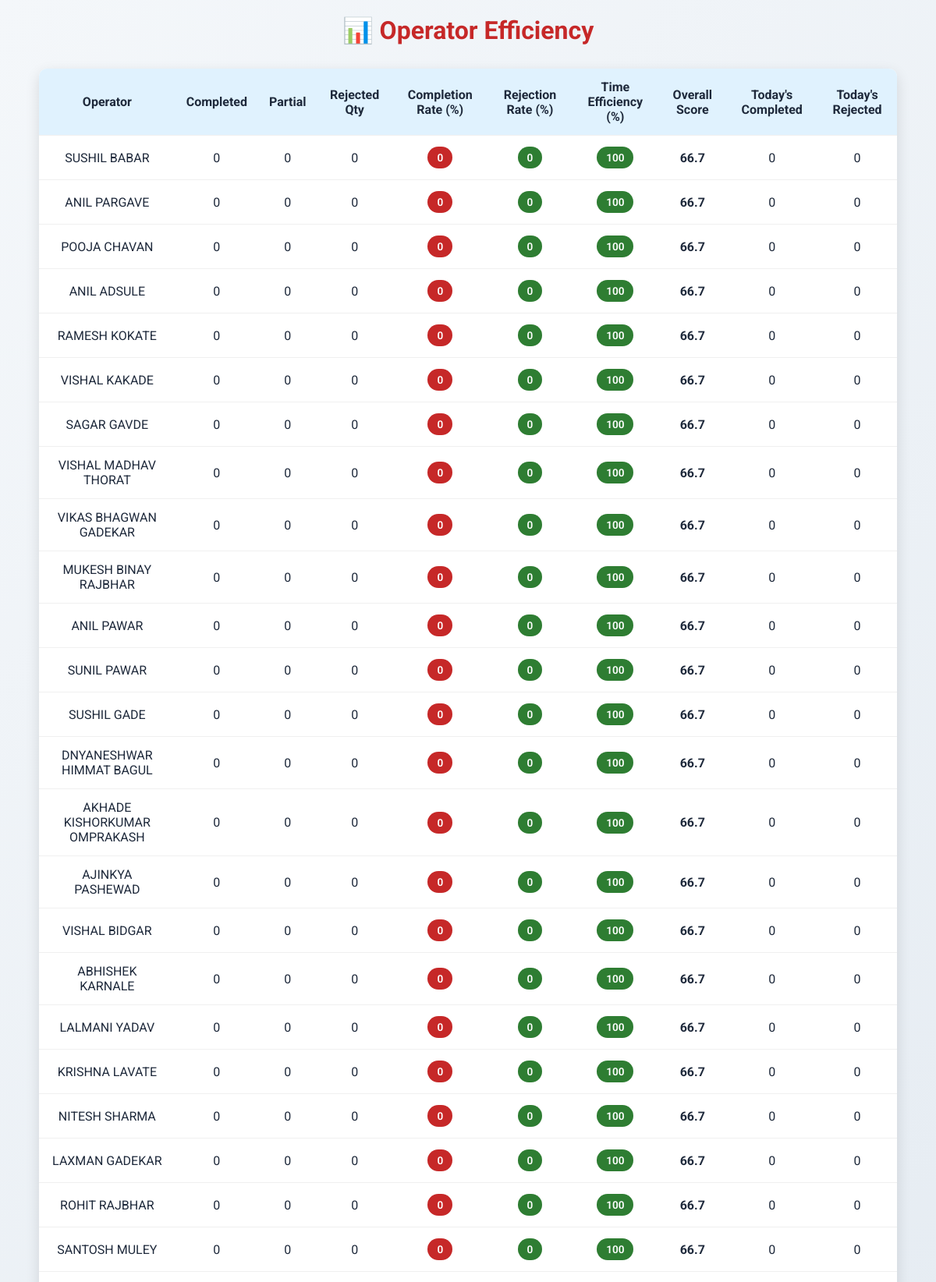
The app's page /operator_efficiency (upper part) with its own data.
### app.py (models this page shows)
class User(db.Model):
    id = db.Column(db.Integer, primary_key=True)
    username = db.Column(db.String(50), unique=True, nullable=False)
    pin = db.Column(db.String(6), default="000000")
    role = db.Column(db.String(20))  # operator, manager, master
    must_change_pin = db.Column(db.Boolean, default=True)

### app.py (the view)
@app.route('/operator_efficiency')
def operator_efficiency():
    operator_efficiency = get_operator_efficiency()
    return render_template('operator_efficiency.html', operator_efficiency=operator_efficiency)

### templates/operator_efficiency.html (shortened to what this page needs)
<!DOCTYPE html>
<html lang="en">
<head>
</head>
<body>
    <h2>📊 Operator Efficiency</h2>
    <div class="table-wrapper">
        <table>
            <tr>
                <th>Operator</th>
                <th>Completed</th>
                <th>Partial</th>
                <th>Rejected Qty</th>
                <th>Completion Rate (%)</th>
                <th>Rejection Rate (%)</th>
                <th>Time Efficiency (%)</th>
                <th>Overall Score</th>
                <th>Today's Completed</th>
                <th>Today's Rejected</th>
            </tr>
            {% for op in operator_efficiency %}
            <tr>
                <td>{{ op.operator }}</td>
                <td>{{ op.completed }}</td>
                <td>{{ op.partial }}</td>
                <td>{{ op.rejected_qty }}</td>
                <td>
                    {% if op.completion_rate >= 90 %}
                        <span class="badge badge-green">{{ op.completion_rate }}</span>
                    {% elif op.completion_rate >= 70 %}
                        <span class="badge badge-yellow">{{ op.completion_rate }}</span>
                    {% else %}
                        <span class="badge badge-red">{{ op.completion_rate }}</span>
                    {% endif %}
                </td>
                <td>
                    {% if op.rejection_rate <= 5 %}
                        <span class="badge badge-green">{{ op.rejection_rate }}</span>
                    {% elif op.rejection_rate <= 15 %}
                        <span class="badge badge-yellow">{{ op.rejection_rate }}</span>
                    {% else %}
                        <span class="badge badge-red">{{ op.rejection_rate }}</span>
                    {% endif %}
                </td>
                <td>
                    {% if op.time_efficiency >= 90 %}
                        <span class="badge badge-green">{{ op.time_efficiency }}</span>
                    {% elif op.time_efficiency >= 70 %}
                        <span class="badge badge-yellow">{{ op.time_efficiency }}</span>
                    {% else %}
                        <span class="badge badge-red">{{ op.time_efficiency }}</span>
                    {% endif %}
                </td>
                <td><b>{{ op.overall_score }}</b></td>
                <td>{{ op.daily_completed }}</td>
                <td>{{ op.daily_rejected }}</td>
            </tr>
            {% endfor %}
        </table>
    </div>
</body>
</html>

### templates/operator_efficiency.html (style rules this page uses)
body { font-family: 'Roboto', Arial, sans-serif; background: linear-gradient(135deg, #f4f7fa 0%, #e3eaf1 100%); margin: 0; color: #1e293b; text-align: center; }
h2 { margin: 20px 0; color: #c62828; font-size: 2em; }
.table-wrapper { max-width: 1100px; margin: 0 auto 40px; padding: 10px; }
table { width: 100%; border-collapse: collapse; background: #fff; border-radius: 10px; box-shadow: 0 6px 18px rgba(0,0,0,0.12); overflow: hidden; }
th, td { padding: 14px; border-bottom: 1px solid #f0f0f0; text-align: center; font-size: 1em; }
th { background: #e0f2fe; color: #1e293b; font-weight: 700; }
.badge { padding: 6px 12px; border-radius: 20px; font-weight: 600; font-size: 0.85em; display: inline-block; color: #fff; }
.badge-green { background: #2e7d32; }
.badge-red { background: #c62828; }

### records on screen
User: operator "SUSHIL BABAR", completed "0", partial "0", rejected_qty "0", completion_rate "0", rejection_rate "0", time_efficiency "100", overall_score "66.7", daily_completed "0", daily_rejected "0"
User: operator "ANIL PARGAVE", completed "0", partial "0", rejected_qty "0", completion_rate "0", rejection_rate "0", time_efficiency "100", overall_score "66.7", daily_completed "0", daily_rejected "0"
User: operator "POOJA CHAVAN", completed "0", partial "0", rejected_qty "0", completion_rate "0", rejection_rate "0", time_efficiency "100", overall_score "66.7", daily_completed "0", daily_rejected "0"
User: operator "ANIL ADSULE", completed "0", partial "0", rejected_qty "0", completion_rate "0", rejection_rate "0", time_efficiency "100", overall_score "66.7", daily_completed "0", daily_rejected "0"
User: operator "RAMESH KOKATE", completed "0", partial "0", rejected_qty "0", completion_rate "0", rejection_rate "0", time_efficiency "100", overall_score "66.7", daily_completed "0", daily_rejected "0"
User: operator "VISHAL KAKADE", completed "0", partial "0", rejected_qty "0", completion_rate "0", rejection_rate "0", time_efficiency "100", overall_score "66.7", daily_completed "0", daily_rejected "0"
User: operator "SAGAR GAVDE", completed "0", partial "0", rejected_qty "0", completion_rate "0", rejection_rate "0", time_efficiency "100", overall_score "66.7", daily_completed "0", daily_rejected "0"
User: operator "VISHAL MADHAV THORAT", completed "0", partial "0", rejected_qty "0", completion_rate "0", rejection_rate "0", time_efficiency "100", overall_score "66.7", daily_completed "0", daily_rejected "0"
User: operator "VIKAS BHAGWAN GADEKAR", completed "0", partial "0", rejected_qty "0", completion_rate "0", rejection_rate "0", time_efficiency "100", overall_score "66.7", daily_completed "0", daily_rejected "0"
User: operator "MUKESH BINAY RAJBHAR", completed "0", partial "0", rejected_qty "0", completion_rate "0", rejection_rate "0", time_efficiency "100", overall_score "66.7", daily_completed "0", daily_rejected "0"
User: operator "ANIL PAWAR", completed "0", partial "0", rejected_qty "0", completion_rate "0", rejection_rate "0", time_efficiency "100", overall_score "66.7", daily_completed "0", daily_rejected "0"
User: operator "SUNIL PAWAR", completed "0", partial "0", rejected_qty "0", completion_rate "0", rejection_rate "0", time_efficiency "100", overall_score "66.7", daily_completed "0", daily_rejected "0"
User: operator "SUSHIL GADE", completed "0", partial "0", rejected_qty "0", completion_rate "0", rejection_rate "0", time_efficiency "100", overall_score "66.7", daily_completed "0", daily_rejected "0"
User: operator "DNYANESHWAR HIMMAT BAGUL", completed "0", partial "0", rejected_qty "0", completion_rate "0", rejection_rate "0", time_efficiency "100", overall_score "66.7", daily_completed "0", daily_rejected "0"
User: operator "AKHADE KISHORKUMAR OMPRAKASH", completed "0", partial "0", rejected_qty "0", completion_rate "0", rejection_rate "0", time_efficiency "100", overall_score "66.7", daily_completed "0", daily_rejected "0"
User: operator "AJINKYA PASHEWAD", completed "0", partial "0", rejected_qty "0", completion_rate "0", rejection_rate "0", time_efficiency "100", overall_score "66.7", daily_completed "0", daily_rejected "0"
User: operator "VISHAL BIDGAR", completed "0", partial "0", rejected_qty "0", completion_rate "0", rejection_rate "0", time_efficiency "100", overall_score "66.7", daily_completed "0", daily_rejected "0"
User: operator "ABHISHEK KARNALE", completed "0", partial "0", rejected_qty "0", completion_rate "0", rejection_rate "0", time_efficiency "100", overall_score "66.7", daily_completed "0", daily_rejected "0"
User: operator "LALMANI YADAV", completed "0", partial "0", rejected_qty "0", completion_rate "0", rejection_rate "0", time_efficiency "100", overall_score "66.7", daily_completed "0", daily_rejected "0"
User: operator "KRISHNA LAVATE", completed "0", partial "0", rejected_qty "0", completion_rate "0", rejection_rate "0", time_efficiency "100", overall_score "66.7", daily_completed "0", daily_rejected "0"
User: operator "NITESH SHARMA", completed "0", partial "0", rejected_qty "0", completion_rate "0", rejection_rate "0", time_efficiency "100", overall_score "66.7", daily_completed "0", daily_rejected "0"
User: operator "LAXMAN GADEKAR", completed "0", partial "0", rejected_qty "0", completion_rate "0", rejection_rate "0", time_efficiency "100", overall_score "66.7", daily_completed "0", daily_rejected "0"
User: operator "ROHIT RAJBHAR", completed "0", partial "0", rejected_qty "0", completion_rate "0", rejection_rate "0", time_efficiency "100", overall_score "66.7", daily_completed "0", daily_rejected "0"
User: operator "SANTOSH MULEY", completed "0", partial "0", rejected_qty "0", completion_rate "0", rejection_rate "0", time_efficiency "100", overall_score "66.7", daily_completed "0", daily_rejected "0"
